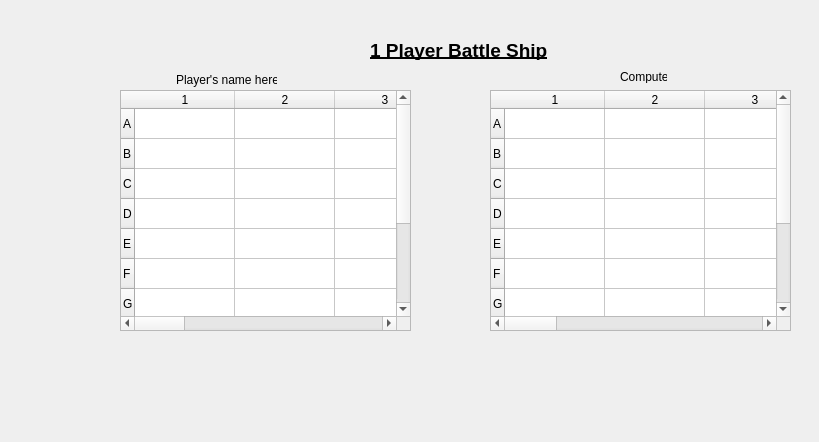
<?xml version="1.0" encoding="UTF-8"?>
<ui version="4.0">
 <class>OnePlGame</class>
 <widget class="QDialog" name="OnePlGame">
  <property name="geometry">
   <rect>
    <x>0</x>
    <y>0</y>
    <width>819</width>
    <height>442</height>
   </rect>
  </property>
  <property name="windowTitle">
   <string>Dialog</string>
  </property>
  <widget class="QLabel" name="label_3">
   <property name="geometry">
    <rect>
     <x>176</x>
     <y>70</y>
     <width>101</width>
     <height>20</height>
    </rect>
   </property>
   <property name="text">
    <string>Player's name here</string>
   </property>
  </widget>
  <widget class="QLabel" name="label_2">
   <property name="geometry">
    <rect>
     <x>370</x>
     <y>40</y>
     <width>211</width>
     <height>20</height>
    </rect>
   </property>
   <property name="font">
    <font>
     <pointsize>14</pointsize>
     <weight>75</weight>
     <bold>true</bold>
     <underline>true</underline>
    </font>
   </property>
   <property name="text">
    <string>1 Player Battle Ship</string>
   </property>
  </widget>
  <widget class="QLabel" name="label_4">
   <property name="geometry">
    <rect>
     <x>620</x>
     <y>70</y>
     <width>47</width>
     <height>13</height>
    </rect>
   </property>
   <property name="text">
    <string>Computer</string>
   </property>
  </widget>
  <widget class="QTableWidget" name="tableWidget">
   <property name="geometry">
    <rect>
     <x>120</x>
     <y>90</y>
     <width>291</width>
     <height>241</height>
    </rect>
   </property>
   <row>
    <property name="text">
     <string>A</string>
    </property>
   </row>
   <row>
    <property name="text">
     <string>B</string>
    </property>
   </row>
   <row>
    <property name="text">
     <string>C</string>
    </property>
   </row>
   <row>
    <property name="text">
     <string>D</string>
    </property>
   </row>
   <row>
    <property name="text">
     <string>E</string>
    </property>
   </row>
   <row>
    <property name="text">
     <string>F</string>
    </property>
   </row>
   <row>
    <property name="text">
     <string>G</string>
    </property>
   </row>
   <row>
    <property name="text">
     <string>H</string>
    </property>
   </row>
   <row>
    <property name="text">
     <string>I</string>
    </property>
   </row>
   <row>
    <property name="text">
     <string>J</string>
    </property>
   </row>
   <column>
    <property name="text">
     <string>1</string>
    </property>
   </column>
   <column>
    <property name="text">
     <string>2</string>
    </property>
   </column>
   <column>
    <property name="text">
     <string>3</string>
    </property>
   </column>
   <column>
    <property name="text">
     <string>4</string>
    </property>
   </column>
   <column>
    <property name="text">
     <string>5</string>
    </property>
   </column>
   <column>
    <property name="text">
     <string>6</string>
    </property>
   </column>
   <column>
    <property name="text">
     <string>7</string>
    </property>
   </column>
   <column>
    <property name="text">
     <string>8</string>
    </property>
   </column>
   <column>
    <property name="text">
     <string>9</string>
    </property>
   </column>
   <column>
    <property name="text">
     <string>10</string>
    </property>
   </column>
  </widget>
  <widget class="QTableWidget" name="tableWidget_3">
   <property name="geometry">
    <rect>
     <x>490</x>
     <y>90</y>
     <width>301</width>
     <height>241</height>
    </rect>
   </property>
   <row>
    <property name="text">
     <string>A</string>
    </property>
   </row>
   <row>
    <property name="text">
     <string>B</string>
    </property>
   </row>
   <row>
    <property name="text">
     <string>C</string>
    </property>
   </row>
   <row>
    <property name="text">
     <string>D</string>
    </property>
   </row>
   <row>
    <property name="text">
     <string>E</string>
    </property>
   </row>
   <row>
    <property name="text">
     <string>F</string>
    </property>
   </row>
   <row>
    <property name="text">
     <string>G</string>
    </property>
   </row>
   <row>
    <property name="text">
     <string>H</string>
    </property>
   </row>
   <row>
    <property name="text">
     <string>I</string>
    </property>
   </row>
   <row>
    <property name="text">
     <string>J</string>
    </property>
   </row>
   <column>
    <property name="text">
     <string>1</string>
    </property>
   </column>
   <column>
    <property name="text">
     <string>2</string>
    </property>
   </column>
   <column>
    <property name="text">
     <string>3</string>
    </property>
   </column>
   <column>
    <property name="text">
     <string>4</string>
    </property>
   </column>
   <column>
    <property name="text">
     <string>5</string>
    </property>
   </column>
   <column>
    <property name="text">
     <string>6</string>
    </property>
   </column>
   <column>
    <property name="text">
     <string>7</string>
    </property>
   </column>
   <column>
    <property name="text">
     <string>8</string>
    </property>
   </column>
   <column>
    <property name="text">
     <string>9</string>
    </property>
   </column>
   <column>
    <property name="text">
     <string>10</string>
    </property>
   </column>
  </widget>
 </widget>
 <resources/>
 <connections/>
</ui>
